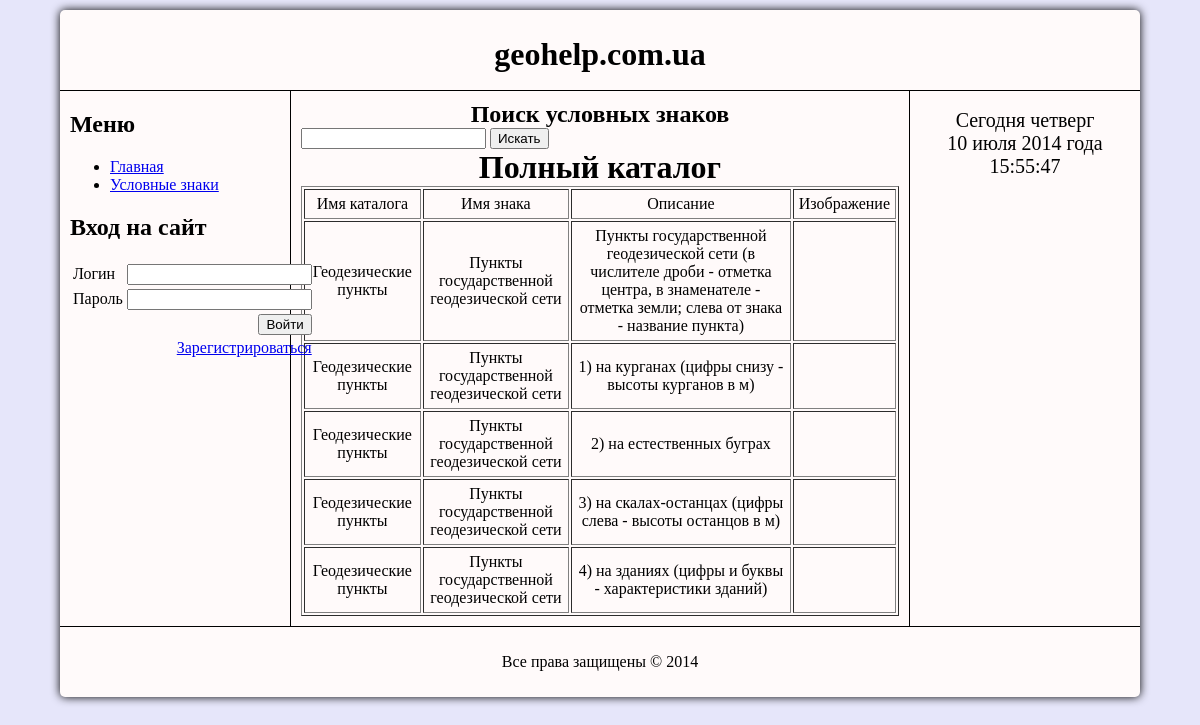
The app's page /uslznaki, older data.
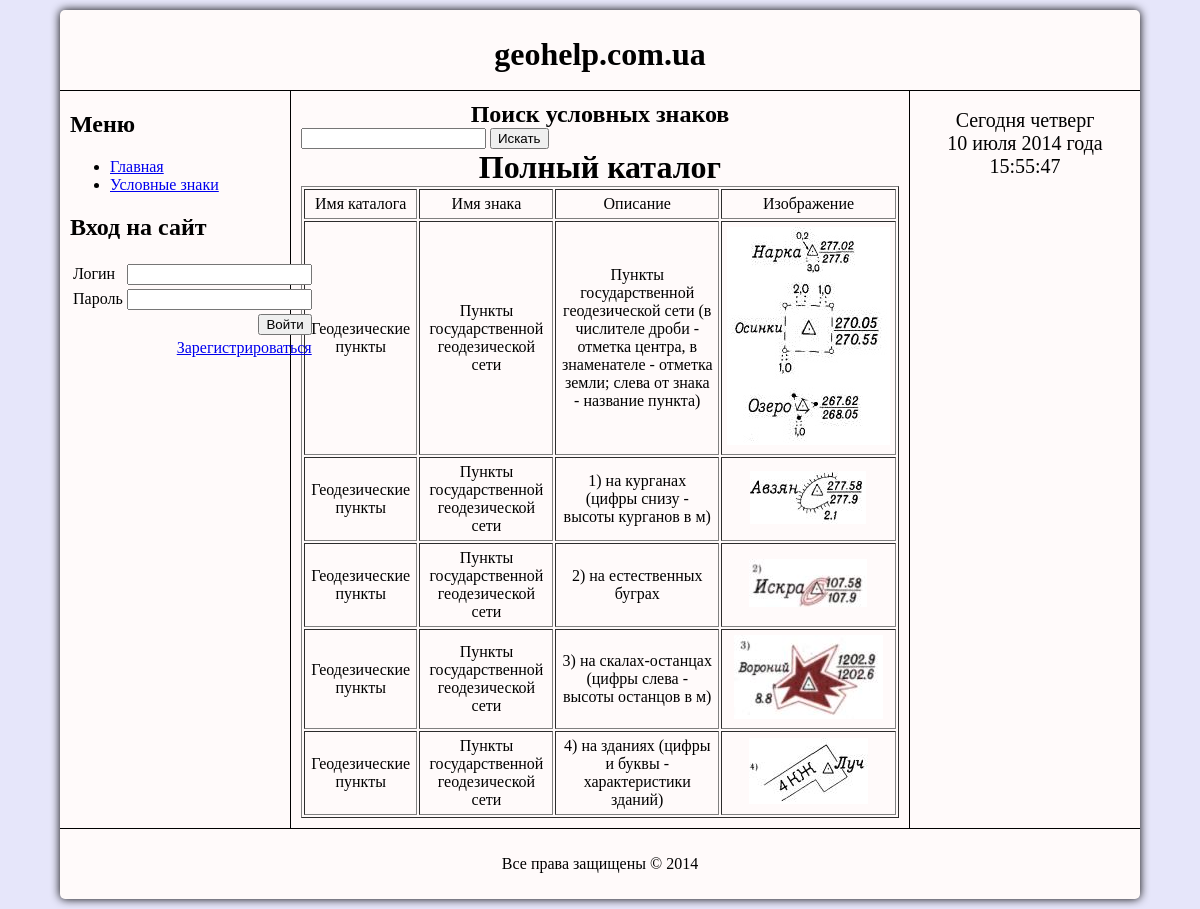
The same page, newer data.
### tables this page shows
CREATE TABLE IF NOT EXISTS `znaki` (
  `id` int(11) NOT NULL AUTO_INCREMENT,
  `cat_name` varchar(255) NOT NULL,
  `zn_name` varchar(255) NOT NULL,
  `description` text NOT NULL,
  `scale` int(11) NOT NULL,
  `img_sourse` varchar(255) NOT NULL,
  `id_order` int(11) NOT NULL,
  PRIMARY KEY (`id`)
);

### www/application/core/model.php (called while the page is built, shortened)
<?php
class Model {
	public function __construct() {
		$this->config = new Config();
		$this->db = new PDO("mysql:host={$this->config->host};dbname={$this->config->db}", $this->config->db_user, $this->config->db_password);
	}
	public function isAuth() {
		if (isset($_SESSION["login"]) and isset($_SESSION["password"])) {
			$login = $_SESSION["login"];
			$password = $_SESSION["password"];
			$user = $this->getUserOnLogin($login);
			if ($user["password"] === $password) {
				return true;
			}else{
				return false;
			}
		}else{
			return false;
		}
	}
}

### www/application/core/controller.php (called while the page is built, shortened)
<?php
class Controller {
	function __construct() {
		$this->model = new Model();
		$this->isAuthUser = $this->model->isAuth();
	}
}

### www/application/core/view.php (called while the page is built, shortened)
<?php
class View {
	function generate($content_view, $template_view, $data = null, $user = null) {
		include 'application/views/'.$template_view;
	}
}

### www/application/controllers/controller_uslznaki.php (called while the page is built, shortened)
<?php
class Controller_Uslznaki extends Controller {
	public $usl_znaki;
	public function __construct() {
		$this->usl_znaki = new Model_Uslznaki();
	}
	function method_default() {
		if ($_POST["zn_name"] <> "") {
			$data = $this->usl_znaki->search_znak ($_POST["zn_name"]);
		}else{
			$data = $this->usl_znaki->getAllSymbols();
		}
		$this->view->generate('uslznaki_view.php', 'template_view.php', $data, $this->authUserName);
	}
}

### www/application/bootstrap.php (called while the page is built)
<?php
require_once 'core/model.php';
require_once 'core/view.php';
require_once 'core/controller.php';
require_once 'core/router.php';
Router::start();

### www/index.php (called while the page is built, shortened)
<?php
require_once 'application/bootstrap.php';

### www/application/models/model_uslznaki.php (called while the page is built, shortened)
<?php
class Model_Uslznaki extends Model {
	public function getAllSymbols() {
		$sql = "SELECT cat_name, zn_name, description, img_sourse FROM znaki";
		$result = $this->db->query($sql);
		return $result;
	}
}

### www/application/views/uslznaki_view.php (the view, shortened to what this page needs)
<div>
<h2>Поиск условных знаков</h2>
<form action="" method="post" />
	<tr>
		<td>
			<input type="text" name="zn_name" />
			</td>
		<td>
			<input type="submit" name="search" value="Искать" />
		</td>
	</tr>
</div>
<h1>Полный каталог</h1>
<div class="symbols">
<table border="1" cellpadding="5">
	<tr align="center">
		<td>Имя каталога</td>
		<td>Имя знака</td>
		<td>Описание</td>
		<td>Изображение</td>
	</tr>
<?php
foreach ($data as $row){
   echo <<<LIST
	<tr align="center">
	<td>{$row['cat_name']}</td>
	<td>{$row['zn_name']}</td>
	<td>{$row['description']}</td>
	<td><img src="{$row['img_sourse']}"></td>
	</tr>
LIST;
}
?>
</table>
</div>

### www/application/core/router.php (shortened to what this page needs)
<?php
class Router {
	static function start() {
	$action_name = 'default';
	$action_name = 'method_'.$action_name;
	$controller = new $controller_name;
	$action = $action_name;
	if(method_exists($controller, $action)) {
		$controller->$action();
	}
	}
}

### www/application/views/template_view.php (shortened to what this page needs)
<!DOCTYPE html PUBLIC "//-W3C//DTD XHTML 1.1//EN" "http://www.w3.org/TR/xhtml1.dtd">
<html xmlns="http://www.w3.org/1999/xhtml">
<head>
	<link rel="stylesheet" href="../../css/main.css" type="text/css"/>
</head>
<body onLoad="liveTime(); liveDay()">
	<div id="content">
		<div id="header">
			<h1>geohelp.com.ua</h1>
		</div>
			<div id="left">
				<h2>Меню</h2>
				<ul>
					<li>
						<a href="/">Главная</a>
					</li>
					<li>
						<a href="/uslznaki">Условные знаки</a>
					</li>
				</ul>
				<?isset($user)? include "application/views/user_panel_view.php": include "application/views/auth_view.php";?>
			</div>
			<div id="right">
				<br />
				<span id="liveDate"></span>
				<br />
				<span id="liveTime"></span>
			</div>
			<div id="center">
				<? include "application/views/".$content_view; ?>
			</div>
		<div id="footer">
			<p>Все права защищены &copy; 2014</p>
		</div>
	</div>
</body>
</html>

### www/application/views/auth_view.php (shortened to what this page needs)
<h2>Вход на сайт</h2>
<form name="auth" action="" method="post">
	<table>
		<tr>
			<td>Логин</td>
			<td>
				<input type="text" name="login">
			</td>
		</tr>
		<tr>
			<td>Пароль</td>
			<td>
				<input type="password" name="password">
			</td>
		</tr>
		<tr>
			<td colspan="2" align="right">
				<input type="submit" name="auth" value="Войти"/>
			</td>
		</tr>
		<tr>
			<td colspan="2" align="right">
				<a href="/registration">Зарегистрироваться</a>
			</td>
		</tr>
		<tr align="center" style="color: red">
			<td colspan="2">
			</td>
		</tr>
	</table>
</form>

### www/css/main.css (style rules this page uses)
html { background: #E6E6FA; }
body { background: #FFFAFA; margin: auto; padding: 0; width: 90%; -moz-border-radius: 5px; -webkit-border-radius: 5px; border-radius: 5px; -moz-box-shadow: 0px 0px 10px #000000; -webkit-box-shadow: 0px 0px 10px #000000; box-shadow: 0px 0px 10px #000000; }
#header { margin-top: 10px; padding-top: 5px; height: 75px; border-bottom: 1px solid #000; }
#footer { padding: 10px; height: 50px; margin-bottom: 10px; border-top: 1px solid #000; }
#header h1 { padding: 0; text-align: center; }
#left, #right { min-height: 375px; padding: 0 10px; width: 210px; }
#left { border-right: 1px solid #000; float: left; }
#right { border-left: 1px solid #000; float: right; text-align:center; }
#right span { font-size: 20px; }
#center { border-left: 1px solid #000; border-right: 1px solid #000; margin: 0 230px; padding: 10px; }
#center h1 { margin: 0px; text-align: center; }
#center h2 { margin: 0px; text-align: center; }
#footer p { text-align: center; }

Row changes from the older to the newer data that the page shows:
changed znaki (number 1 of 5 on the later page): img_sourse: picture added
changed znaki "1) на курганах (цифры снизу - высоты курганов в м)": img_sourse: picture added
changed znaki "2) на естественных буграх": img_sourse: picture added
changed znaki "3) на скалах-останцах (цифры слева - высоты останцов в м)": img_sourse: picture added
changed znaki "4) на зданиях (цифры и буквы - характеристики зданий)": img_sourse: picture added
